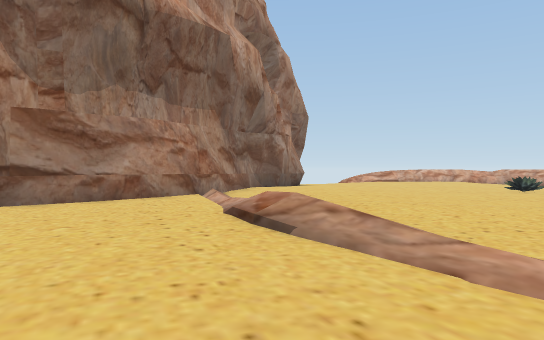
view 1 (above)

22 first-person views from a walk through a scene from a Unity 3-D project. The camera is 1.3 m above the floor, looks level and sees 70° across. The floor is counted in squares, 2 m on a side. Each view is taken from the middle of a square. On the plan, view 1 faces up. The plan holds only what a view shows up to about 11 squares ahead; the rest is blank. The place goes on beyond the plan. The player character is not drawn.

view 2
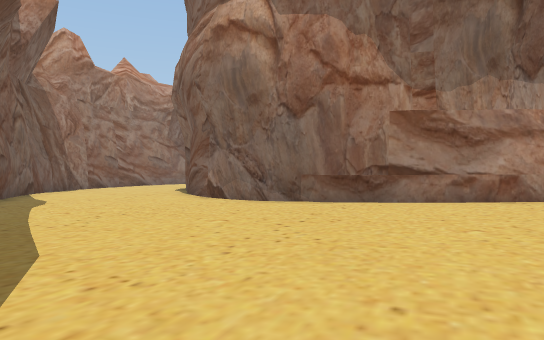

view 3
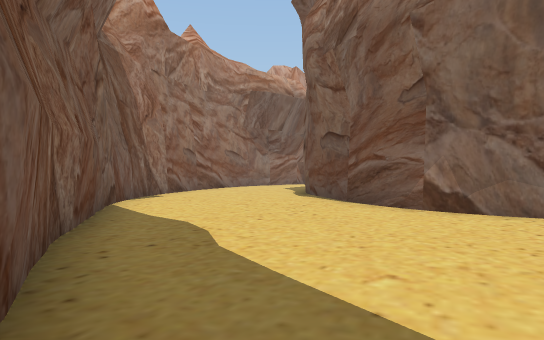

view 4
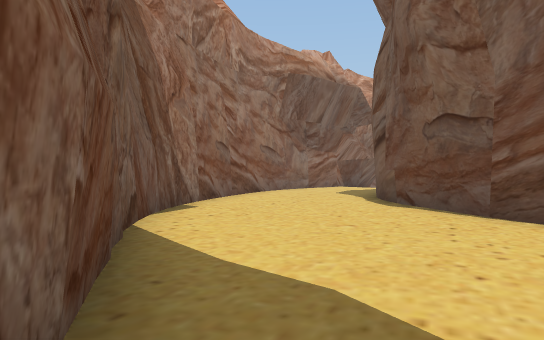

view 5
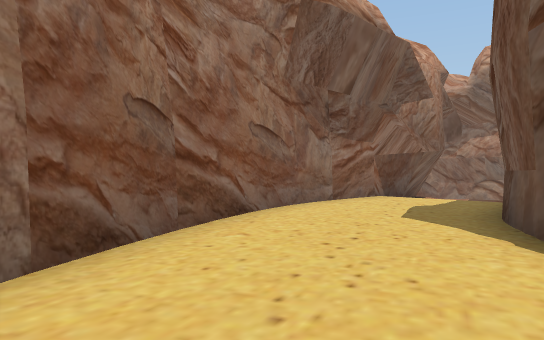

view 6
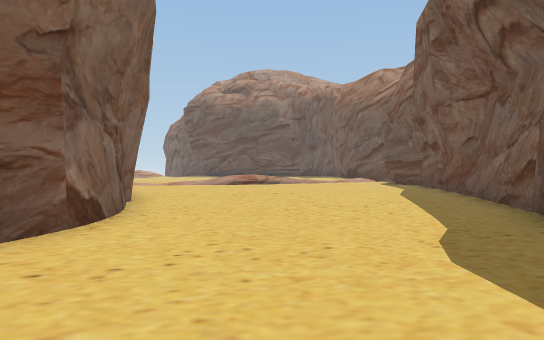

view 7
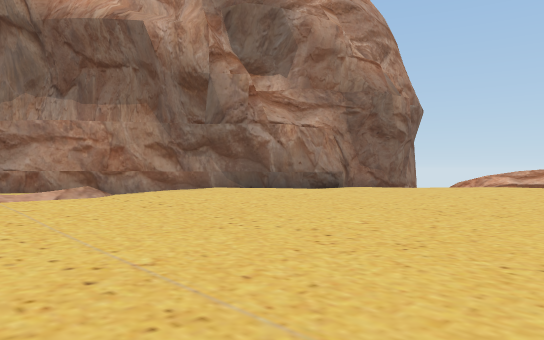

view 8
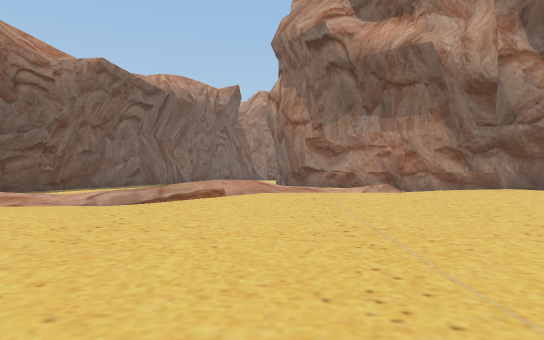

view 9
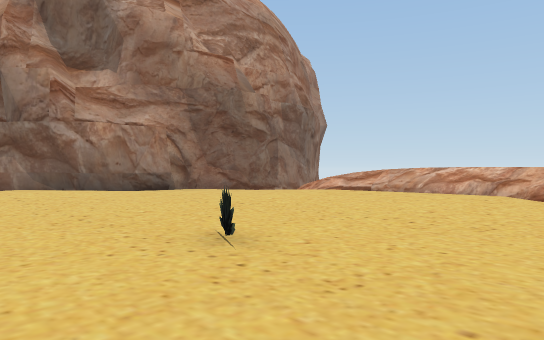

view 10
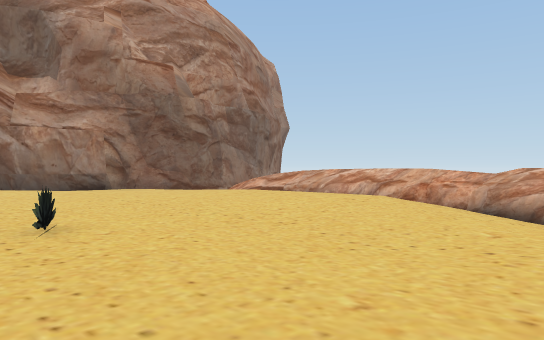

view 11
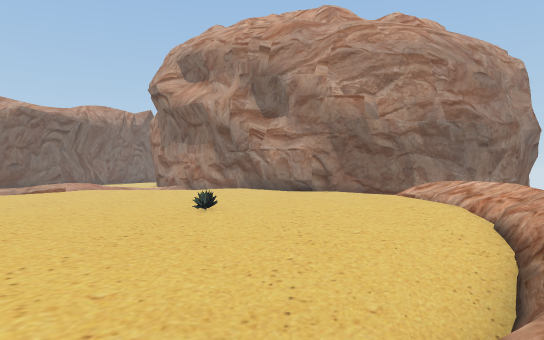

view 12
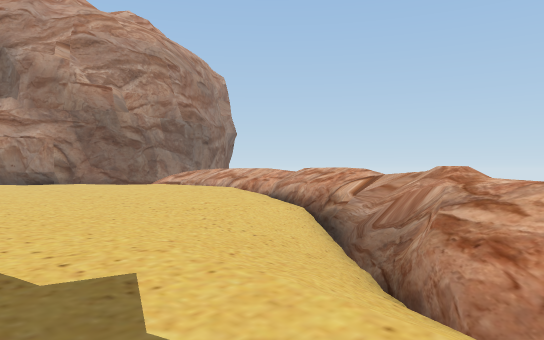

view 13
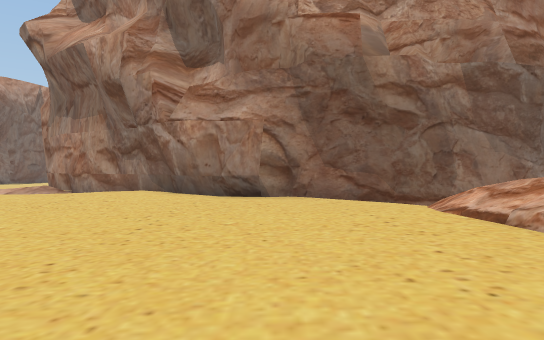

view 14
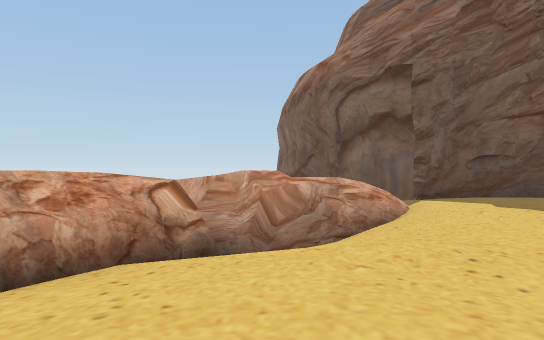

view 15
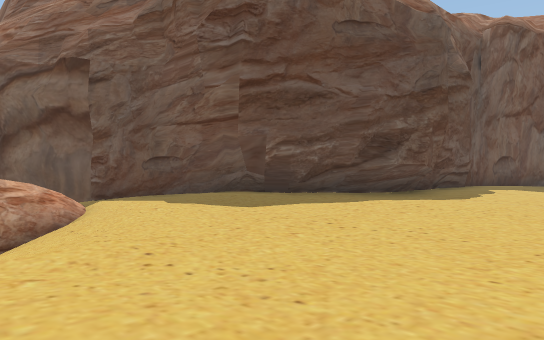

view 16
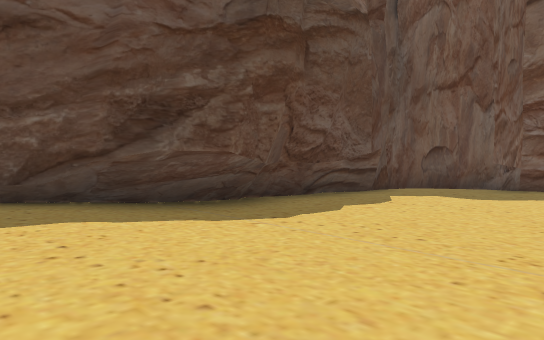

view 17
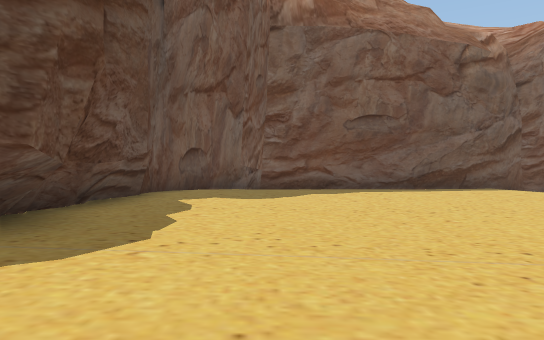

view 18
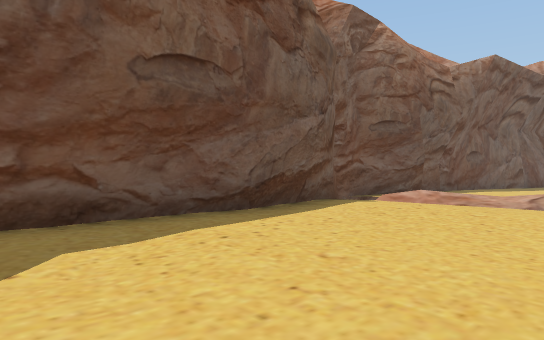

view 19
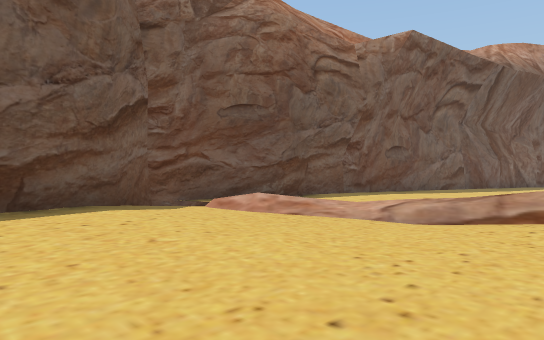

view 20
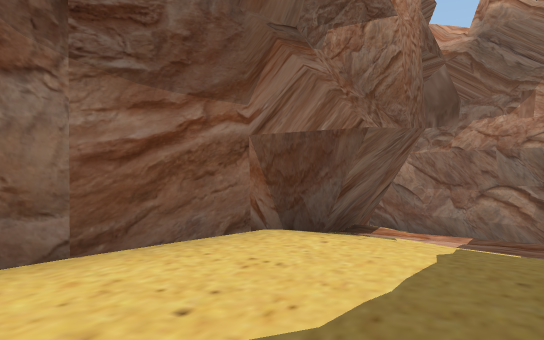

view 21
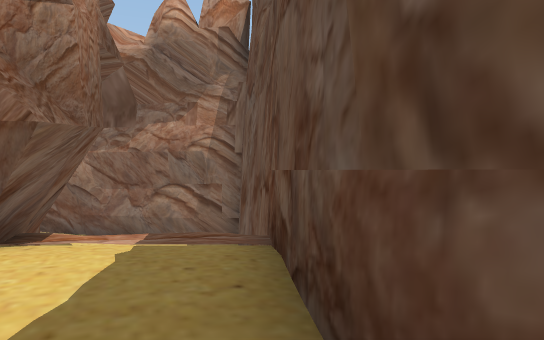

view 22
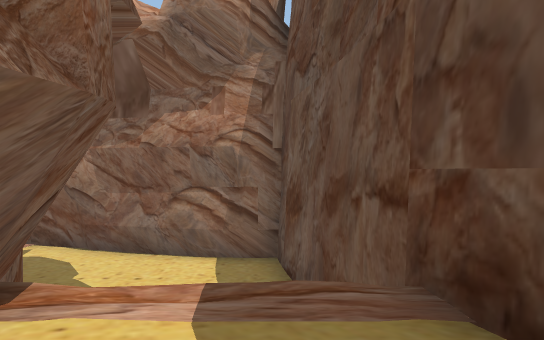

### Floor plan
Key: @ floor where view 1 was taken; # wall or solid block; . main floor; : floor 0.25 m higher than the main floor; - floor 0.25 m lower than the main floor; _ floor 0.5 m lower than the main floor; / step, stairs or slope; = window, fence, low wall or low ledge; v drop or lower ground; R rock.
Columns run from 21 left of view 1 to 20 right of it. Each row starts with its distance up from view 1.
 22 ####                  #
 21 vvv###                #
 20 vvvvv#                #
 19 vvvvv#                #vv/////////
 18      #                #...:::::.==//
 17   #  #                #...:::::.//////
 16   #v #                #..........///#//
 15   R__#               ##...........///#/
 14   #--#               #:.........-../////
 13   #--##             ##:........--.../////
 12   #---#            ##::......=---...../.-#
 11   #---#            #..:.....----....../.##
 10   #---##          ##..:.....----....:::##
  9   #----##        ##./ :....-----....####
  8   ##----##     ###../ /....----....##
  7    #-----#######....///:...----...##
  6    ##-----------.....//:....--....##
  5     #-----------.....//...........:#
  4     ##----------.....///..........:#
  3      ##---------......//..........:#
  2       ####------......//..::......:#
  1          ##-----.......///:::::...:#
  0           ####---....@../.:####:::##
 -1              ###############  #####

Positions as (right, up) in squares from view 1, and headings:
1: (0, 0), facing up
2: (-1, 0), facing up-left
3: (-7, 0), facing up-left
4: (-10, 1), facing up-left
5: (-14, 5), facing up-left
6: (-14, 4), facing right
7: (8, 6), facing up-left
8: (10, 6), facing left
9: (11, 10), facing up-left
10: (13, 11), facing up-left
11: (18, 14), facing left
12: (18, 11), facing up-left
13: (10, 16), facing left
14: (9, 16), facing right
15: (9, 16), facing down-right
16: (9, 10), facing down-right
17: (11, 10), facing down
18: (11, 4), facing down-left
19: (7, 5), facing down-left
20: (-16, 11), facing up-left
21: (-16, 11), facing up
22: (-17, 13), facing up
